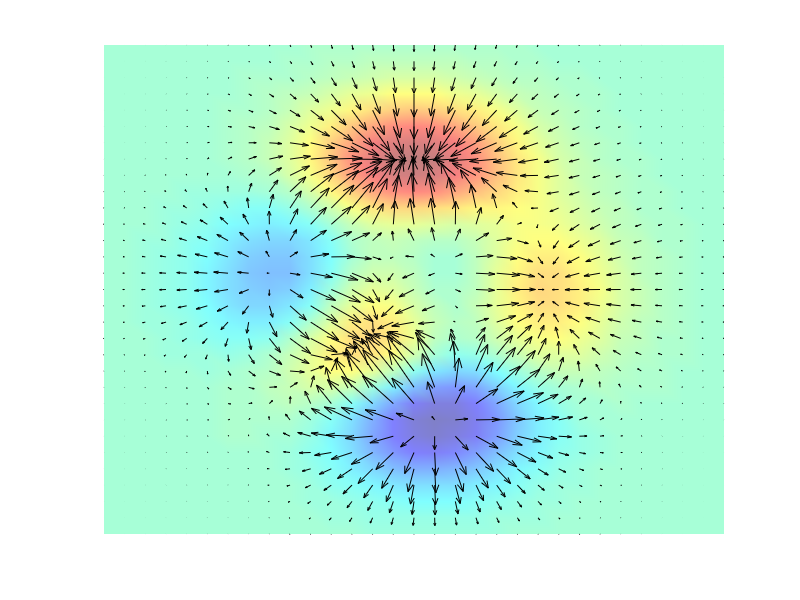

Reproduce this figure in MATLAB.
%% Quiver
% By Ned Gulley, 6-21-93.
%
% Superimpose QUIVER on top of a PCOLOR plot with interpolated shading. The
% function shown is the PEAKS function.
    
% Copyright 1984-2004 The MathWorks, Inc.
% $Revision: 5.9.4.1 $  $Date: 2004/03/02 21:47:03 $

x = -3:.2:3;
y = -3:.2:3;
[xx,yy] = meshgrid(x,y);
zz = peaks(xx,yy);
hold on
pcolor(x,y,zz);
axis([-3 3 -3 3]);
colormap((jet+white)/2);
shading interp
[px,py] = gradient(zz,.2,.2);
quiver(x,y,px,py,2,'k');
axis off
hold off